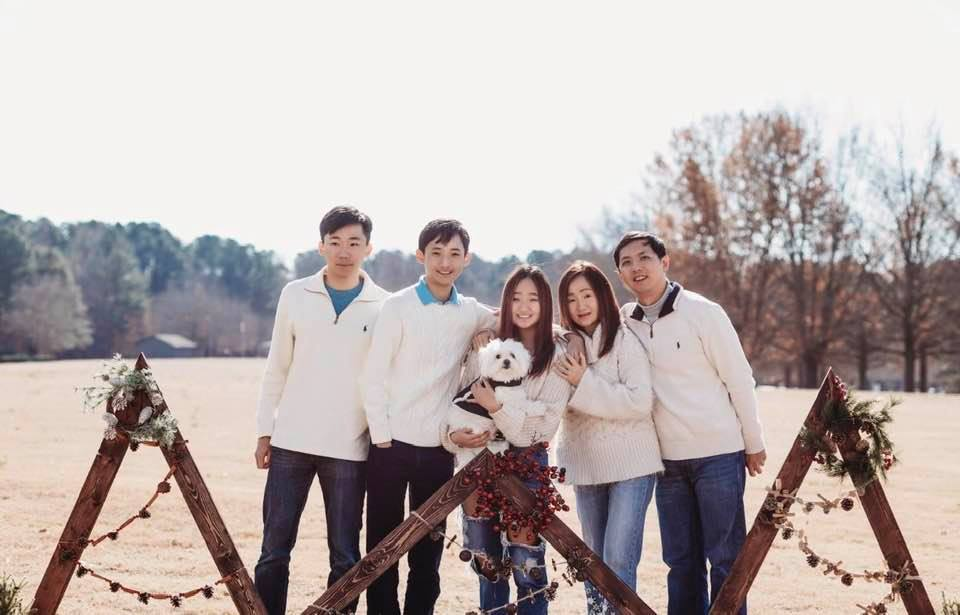
#> input picture projects/ai-face-detection/family.jpg, 960 x 615 px
$ python face_detection.py
#> lines starting #> are read from the running program, lines starting #| are printed output that depends on the picture; after the words box and inside, x2 and y2 are one past the last pixel; in counts of white or black regions, pixels touching at a corner belong together
import cv2

trained_faces = cv2.CascadeClassifier("haarcascade_frontalface_default.xml")
img = cv2.imread('family.jpg')
#> img is the input picture: shape (615, 960, 3); mean B, G, R 173.2, 174.8, 185.5
gray_image = cv2.cvtColor(img, cv2.COLOR_BGR2GRAY)
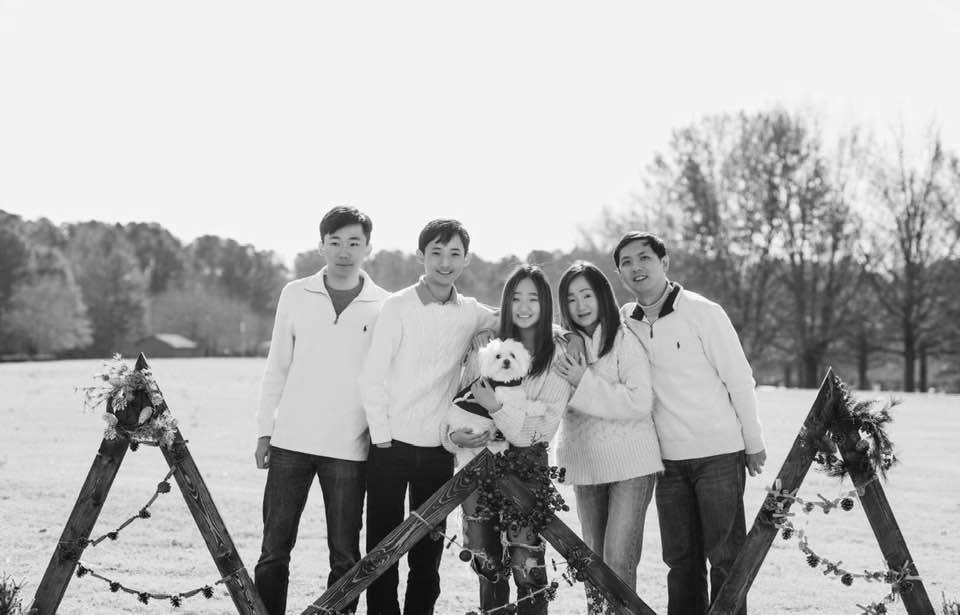
#> gray_image: shape (615, 960); min 1, max 255, mean 177.8
face_coordinates = trained_faces.detectMultiScale(gray_image)
#> face_coordinates = [[503, 284, 43, 43], [559, 281, 46, 46], [315, 220, 59, 59], [417, 233, 55, 55], [610, 240, 53, 53], [788, 472, 90, 90]]
print(face_coordinates)
#| [[503 284  43  43]
#|  [559 281  46  46]
#|  [315 220  59  59]
#|  [417 233  55  55]
#|  [610 240  53  53]
#|  [788 472  90  90]]
c = face_coordinates
#> c has the same summary as face_coordinates
for (x, y, w, h) in face_coordinates:
    cv2.rectangle(img, (x, y), (x + w, y + h), (0, 255, 0), 2)
#> this loop made 6 passes
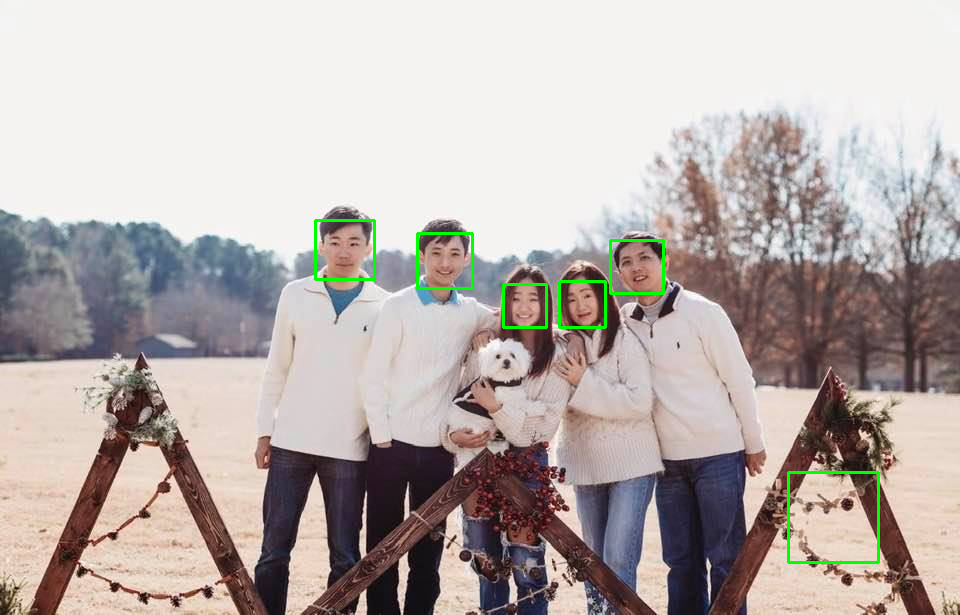
#> img: shape (615, 960, 3); 0.7% of pixels changed, all inside (x1, y1, x2, y2) = (314, 219, 880, 564)
cv2.imshow("Face Detection", img)
cv2.waitKey()
print("all is good")

$ run again, with projects/ai-face-detection/godfrey-gao.jpg copied over projects/ai-face-detection/family.jpg
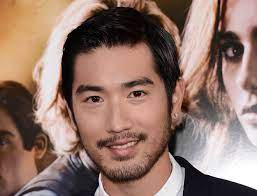
#> input picture projects/ai-face-detection/godfrey-gao.jpg, 257 x 196 px
#> img is the input picture: shape (196, 257, 3); mean B, G, R 106.6, 117.4, 145.9
#> `gray_image = cv2.cvtColor(img, cv2.COLOR_BGR2GRAY)`:
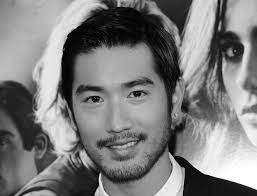
#> gray_image: shape (196, 257); min 0, max 255, mean 124.7
#> face_coordinates = [[52, 44, 128, 128]]
#| [[ 52  44 128 128]]
#> the loop `for (x, y, w, h) in face_coordinates:` made 1 pass
#> after the loop `for (x, y, w, h) in face_coordinates:`:
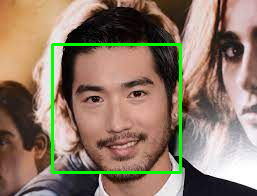
#> img: shape (196, 257, 3); 3.04% of pixels changed, all inside (x1, y1, x2, y2) = (51, 43, 182, 174)

$ run again, with projects/ai-face-detection/vt.JPG copied over projects/ai-face-detection/family.jpg
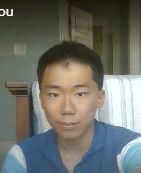
#> input picture projects/ai-face-detection/vt.JPG, 141 x 173 px
#> img is the input picture: shape (173, 141, 3); mean B, G, R 105.5, 111.4, 109.8
#> `gray_image = cv2.cvtColor(img, cv2.COLOR_BGR2GRAY)`:
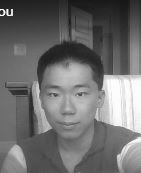
#> gray_image: shape (173, 141); min 21, max 254, mean 110.2
#> face_coordinates = [[35, 66, 66, 66]]
#| [[35 66 66 66]]
#> the loop `for (x, y, w, h) in face_coordinates:` made 1 pass
#> after the loop `for (x, y, w, h) in face_coordinates:`:
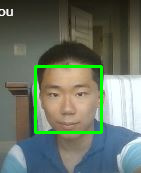
#> img: shape (173, 141, 3); 3.23% of pixels changed, all inside (x1, y1, x2, y2) = (34, 65, 103, 134)
